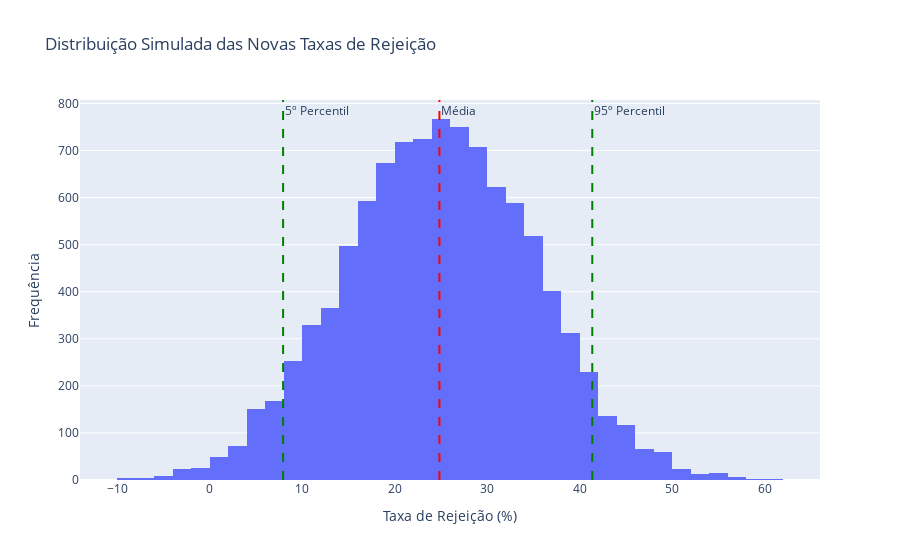

The notebook cell saved with this chart:
### Code cell
fig = px.histogram(data, x='New Rejection Rates', nbins=50, title='Distribuição Simulada das Novas Taxas de Rejeição')
fig.add_vline(x=average_new_rejection_rate, line_dash="dash", line_color="red", annotation_text="Média")
fig.add_vline(x=percentile_5th, line_dash="dash", line_color="green", annotation_text="5º Percentil")
fig.add_vline(x=percentile_95th, line_dash="dash", line_color="green", annotation_text="95º Percentil")
fig.update_layout(xaxis_title='Taxa de Rejeição (%)', yaxis_title='Frequência')
fig.show()

### Figure 1 — Plotly figure (JSON) as saved in the notebook; plotly's stock layout.template omitted (floating-point values rounded to 4 significant figures; data arrays with more than 128 entries replaced by an {"elided": "..."} marker saying what was removed)
{"data": [{"alignmentgroup": "True", "bingroup": "x", "hovertemplate": "New Rejection Rates=%{x}<br>count=%{y}<extra></extra>", "legendgroup": "", "marker": {"color": "#636efa", "pattern": {"shape": ""}}, "name": "", "nbinsx": 50, "offsetgroup": "", "orientation": "v", "showlegend": false, "type": "histogram", "x": {"elided": "10000 float values"}, "xaxis": "x", "yaxis": "y"}], "layout": {"annotations": [{"showarrow": false, "text": "Média", "x": 24.86, "xanchor": "left", "xref": "x", "y": 1, "yanchor": "top", "yref": "y domain"}, {"showarrow": false, "text": "5º Percentil", "x": 7.957, "xanchor": "left", "xref": "x", "y": 1, "yanchor": "top", "yref": "y domain"}, {"showarrow": false, "text": "95º Percentil", "x": 41.38, "xanchor": "left", "xref": "x", "y": 1, "yanchor": "top", "yref": "y domain"}], "barmode": "relative", "legend": {"tracegroupgap": 0}, "shapes": [{"line": {"color": "red", "dash": "dash"}, "type": "line", "x0": 24.86, "x1": 24.86, "xref": "x", "y0": 0, "y1": 1, "yref": "y domain"}, {"line": {"color": "green", "dash": "dash"}, "type": "line", "x0": 7.957, "x1": 7.957, "xref": "x", "y0": 0, "y1": 1, "yref": "y domain"}, {"line": {"color": "green", "dash": "dash"}, "type": "line", "x0": 41.38, "x1": 41.38, "xref": "x", "y0": 0, "y1": 1, "yref": "y domain"}], "title": {"text": "Distribuição Simulada das Novas Taxas de Rejeição"}, "xaxis": {"anchor": "y", "domain": [0, 1], "title": {"text": "Taxa de Rejeição (%)"}}, "yaxis": {"anchor": "x", "domain": [0, 1], "title": {"text": "Frequência"}}}}
